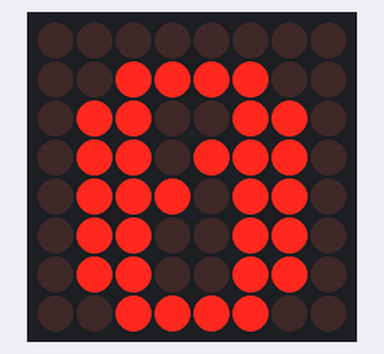
This program was run on a simulated MicroPython board. Shown: 8×8 LED matrix. Which way up the LED matrix modules are mounted is assumed. At 3.0 s the program stops and its outputs stay as they are.

Above: at 0.1 s.

The program:

act3.py
```python
import max7219
from machine import Pin, SPI
from time import sleep

num_display = 1 # Según el manual para la prueba inicial
spi = SPI(0, baudrate=10000000, polarity=1, phase=0, sck=Pin(2), mosi=Pin(3))
cs_pin = Pin(6, Pin.OUT)

display = max7219.Matrix8x8(spi, cs_pin, num_display)

display.fill(0)
display.text('0', 0, 1, 1)
display.show()
sleep(3)
```
